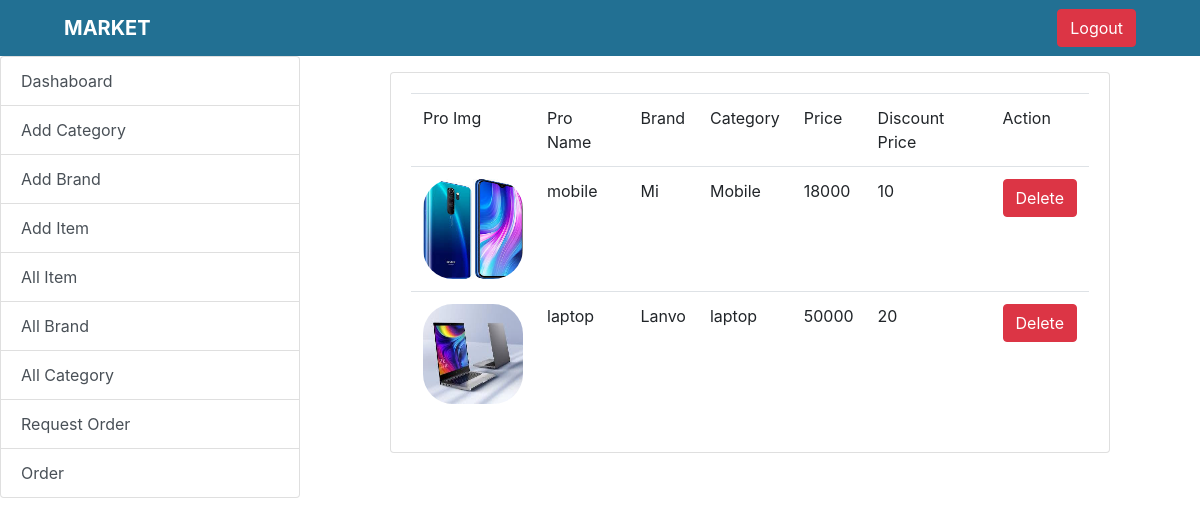
/allitem (signed in), run on the app's committed database.
### shop/models.py (models this page shows, shortened)
class Item(models.Model):
    item_id = models.AutoField(primary_key=True)
    title = models.CharField(max_length=200)
    img_one = models.ImageField(upload_to='media/')
    img_two = models.ImageField(upload_to='media/',null=True ,blank=True)
    img_three = models.ImageField(upload_to='media/',null=True ,blank=True)
    img_four = models.ImageField(upload_to='media/',null=True ,blank=True)
    img_five = models.ImageField(upload_to='media/',null=True ,blank=True)
    brand = models.ForeignKey(Brand,on_delete=models.CASCADE)
    category = models.ForeignKey(Category,on_delete=models.CASCADE)
    discription = models.TextField(max_length=500)
    price = models.IntegerField()
    discoutn_price = models.IntegerField()

class Brand(models.Model):
    brand_id = models.AutoField(primary_key=True)
    brand_name = models.CharField(max_length=200)
    def __str__(self):
        return self.brand_name

class Category(models.Model):
    category_id = models.AutoField(primary_key=True)
    title = models.CharField(max_length=200)
    def __str__(self):
        return self.title

### shop/views.py (the view)
# urls.py: path('allitem',AllItem.as_view(),name = 'allitem'),
class AllItem(LoginRequiredMixin,ListView):
    model = Item
    template_name = 'owner/all_item.html'
    context_object_name = 'item'

### templates/owner/all_item.html
{% extends 'owner/base.html' %}
{% block content %}
<div class="container">
<div class="row">
    <div class="col-lg-10 mx-auto mt-3">
        <div class="card">
            <div class="card-body">
                <table class="table">
                    <tr>
                        <td>Pro Img</td>
                        <td>Pro Name</td>
                        <td>Brand</td>
                        <td>Category</td>
                        <td>Price</td>
                        <td>Discount Price</td>
                        <td>Action</td>
                    </tr>
                    {% for x in item %}
                        <tr>
                            <td><img src="{{ x.img_one.url }}" alt=""  style="height:100px;width:100px;border-radius:30px;"></td>
                             <td>{{ x.title }}</td>
                             <td>{{ x.brand }}</td>
                             <td>{{ x.category }}</td>
                             <td>{{ x.price }}</td>
                             <td>{{ x.discoutn_price }}</td>
                            <td><a href="{% url 'shop:deleteitem' x.item_id %}" class="btn btn-danger">Delete</a></td>
                        </tr>
                    {% endfor %}
                </table>
            </div>
        </div>
    </div>
</div>
</div>
{% endblock %}

### data on the page
Item: img_one (picture), title "mobile", brand "Mi", category "Mobile", price "18000", discoutn_price "10"
Item: img_one (picture), title "laptop", brand "Lanvo", category "laptop", price "50000", discoutn_price "20"
